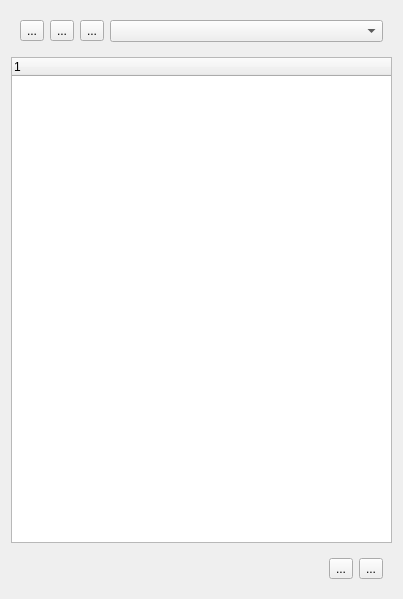
<ui version="4.0" >
 <class>ContactList</class>
 <widget class="QWidget" name="ContactList" >
  <property name="geometry" >
   <rect>
    <x>0</x>
    <y>0</y>
    <width>403</width>
    <height>599</height>
   </rect>
  </property>
  <property name="windowTitle" >
   <string>Form</string>
  </property>
  <layout class="QVBoxLayout" >
   <item>
    <widget class="QWidget" native="1" name="simPanel" >
     <layout class="QHBoxLayout" >
      <item>
       <widget class="QToolButton" name="toolButton" >
        <property name="text" >
         <string>...</string>
        </property>
       </widget>
      </item>
      <item>
       <widget class="QToolButton" name="toolButton_2" >
        <property name="text" >
         <string>...</string>
        </property>
       </widget>
      </item>
      <item>
       <widget class="QToolButton" name="toolButton_3" >
        <property name="text" >
         <string>...</string>
        </property>
       </widget>
      </item>
      <item>
       <widget class="QComboBox" name="statusBox" />
      </item>
     </layout>
    </widget>
   </item>
   <item>
    <widget class="QTreeWidget" name="contactTree" >
     <column>
      <property name="text" >
       <string>1</string>
      </property>
     </column>
    </widget>
   </item>
   <item>
    <widget class="QWidget" native="1" name="protocolsBtns" >
     <layout class="QHBoxLayout" >
      <item>
       <spacer>
        <property name="orientation" >
         <enum>Qt::Horizontal</enum>
        </property>
        <property name="sizeHint" >
         <size>
          <width>40</width>
          <height>20</height>
         </size>
        </property>
       </spacer>
      </item>
      <item>
       <widget class="QToolButton" name="toolButton_5" >
        <property name="text" >
         <string>...</string>
        </property>
       </widget>
      </item>
      <item>
       <widget class="QToolButton" name="toolButton_4" >
        <property name="text" >
         <string>...</string>
        </property>
       </widget>
      </item>
     </layout>
    </widget>
   </item>
  </layout>
 </widget>
 <resources/>
 <connections/>
</ui>
